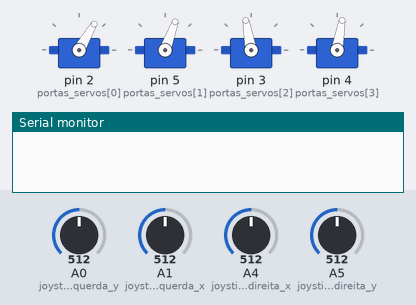
A sketch run on a simulated Arduino Uno, built with avr-gcc and run on an emulated ATmega328P. On the bench: 4 × servo, the last lines printed to the serial monitor. The test bench sets the inputs (shaded band); at power-on: A1 (joystick_pin_esquerda_x) = 512, A5 (joystick_pin_direita_y) = 512, A0 (joystick_pin_esquerda_y) = 512, A4 (joystick_pin_direita_x) = 512.

Above: at 1.2 s.
1.3 s: A1 (joystick_pin_esquerda_x) set to 585
2.8 s: A1 (joystick_pin_esquerda_x) set to 617
At 3.25 s:
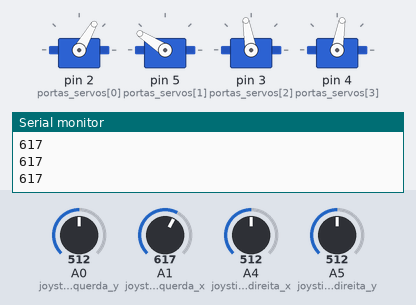
At 4.6 s:
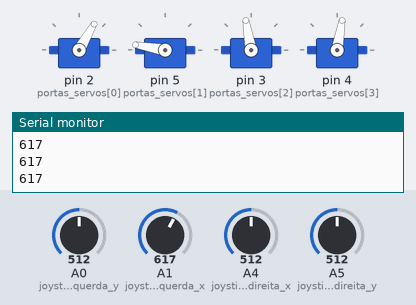
4.9 s: A5 (joystick_pin_direita_y) set to 589
6.4 s: A5 (joystick_pin_direita_y) set to 608
At 8.0 s:
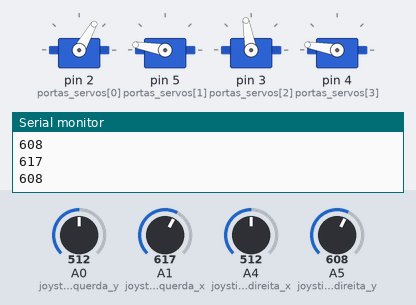
8.8 s: A0 (joystick_pin_esquerda_y) set to 583
10.3 s: A0 (joystick_pin_esquerda_y) set to 612
At 11.6 s:
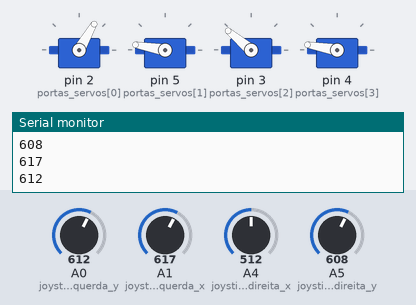
Timing chart, 0 to 13.3 s (numbered marks = the images above; inputs shaded):
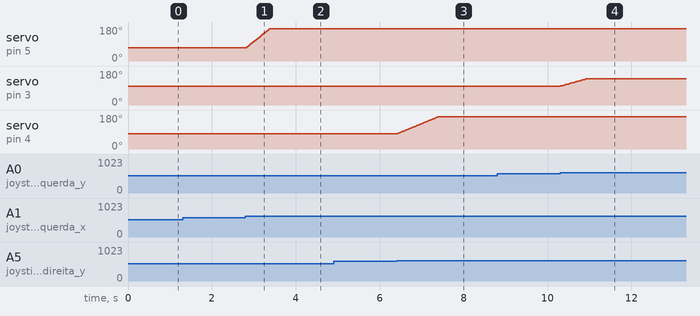

The sketch:

BracoRoboSemBt.ino
```cpp
/*
 * Nome do Programa: BracoRoboSemBt
 * Autor:
 *     - Vinícius Ilton Estácio
 * Revisado:
 *     - Vinícius Giroti
 */


//Código do braço (sem bluetooth):
#include <Arduino.h>
#include <Servo.h>


#define numeros_servo_motores 4 // Numero de servos motores na garra


// Joystick é um potênciometro, por isso é conectado aos pinos analógicos
#define joystick_pin_direita_x A4 // Pino analógico que o eixo horizontal do joystick a direita está
#define joystick_pin_direita_y A5 // Pino analógico que o eixo vertical do joystick a direita está
#define joystick_pin_esquerda_x A1 // Pino analógico que o eixo horizontal do joystick a esquerda está
#define joystick_pin_esquerda_y A0 // Pino analógico que o eixo vertical do joystick a esquerda está


enum servo_nums { //enumerações dos servos dos braços do braço robótico.
arm = 0,
claw,
ant_arm,
base,
}mapeamento_range_servos;


enum joystick_signals { //sinais dos joysticks ( Não utilizado no código )
x_direita = 0,
y_direita,
x_esquerda,
y_esquerda,
}joystick_signals;


//variaveis de mapeamento das portas dos componentes
int portas_joystick[numeros_servo_motores] = {joystick_pin_direita_x,joystick_pin_esquerda_x,joystick_pin_esquerda_y,joystick_pin_direita_y}; // Vetor que armazena sentidos do analógico.
int portas_servos[numeros_servo_motores] = {2,5,3,4}; // Vetor que guarda as portas dos servos.


//variaveis de mapeamentos dos ranges e valores inicias dos servo motores
int default_value_servo_map[numeros_servo_motores] = {60,70,100,80}; // Valores iniciais dos servos motores.
int max_range_servos[numeros_servo_motores] =       {100,170,140,170}; // Valores máximos dos servos motores.
int min_range_servos[numeros_servo_motores] =         {20,50,60,10}; // Valores minimos dos servos motores.


typedef struct servo_info{ //estrutura de configuração do servo motor
  boolean ligando = false; // Variável que diz se o arduino está ligando.
  Servo servo; // Criação do servo motor.
  int min_range, max_range, servo_num; // Ranges máximos e mínimos do servo e seu número de identificação.
  }servo_info;


servo_info servos_especs[4]; //declaração dos servo motores


int servos_positions_value[numeros_servo_motores] = {default_value_servo_map[arm],default_value_servo_map[claw],default_value_servo_map[ant_arm],default_value_servo_map[base]}; // Valores padrões de cada servo( arm, claw, ant_arm, base ).


void setup() {
Serial.begin(9600);


  servo_initialize();


}


void loop() {
  joystick_handler();
}


void servo_initialize(void){ //inicializador dos servos
  for(int i = 0; i<numeros_servo_motores; i++){
    servos_especs[i].servo.attach(portas_servos[i]); // Indexação das portas que estão sendo utilizadas para cada servo.
    servos_especs[i].min_range =  min_range_servos[i]; // Especificação do valor mínimo do servo.
    servos_especs[i].max_range =  max_range_servos[i]; // Especificação do valor máximo do servo.
    servos_especs[i].servo_num = i; // Número de identificação do servo.
    servo_write(&servos_especs[i],default_value_servo_map[i]); // Chamada da função que controla o servo, nesse caso, inicializamos com o valor default de cada servo.
  }
  }


void servo_write(servo_info *servo_motor, int value){ //função que controle os servo motores
  if(value>=servo_motor->min_range&&value<=servo_motor->max_range){ // Atendida se o valor passado está entre o mínimo e o máximo do servo.
    servo_motor->servo.write(value); // Passa o ângulo para o servo.
  }
}


void joystick_handler(void){  //função que captura os valores dos controles
  int auxiliar_valor = 0;
  for(int contador = 0; contador < numeros_servo_motores; contador++){ // "Varredura" dos analógicos.
    auxiliar_valor = analogRead(portas_joystick[contador]); // Leitura dos dados do analógico.
    if(auxiliar_valor>600||auxiliar_valor<400){ // Range de ação do analógico( Se estiver no centro, não faz nada ).
      robot_handler(contador,auxiliar_valor); // Chamada da função que controla o braço.
    }
  }
}


void robot_handler(int servo, int valor){ //função que controla os servo motores
  Serial.println(valor); // Mostra o valor que os analógicos estão
  if(valor>550){
    if(servos_positions_value[servo]<max_range_servos[servo]){ // Se o valor da leitura do analógico é maior que 550 e a posição( ângulo ) do servo controlado por esse eixo do analógico é menor que a máxima dele, a condição é aceita.
    // delay(valor*-0.211+221);
      servos_positions_value[servo]++; // Atualização da posição no vetor.
      }
    }
  if(valor<450){
     if(servos_positions_value[servo]>min_range_servos[servo]){ // Se o valor da leitura do analógico é menor que 450 e a posição( ângulo ) do servo controlado por esse eixo do analógico é maior que a mínima dele, a condição é aceita.
     // delay(valor*0.211+5);
      servos_positions_value[servo]--; // Atualização da posição no vetor.
      }
    }
   delay(5);
   servo_write(&servos_especs[servo],servos_positions_value[servo]);  // Passa o novo valor da posição vetor para atualizar no servo.
  }
```

Measured:
- the behaviour switches between 600 and 601 on A1 (joystick_pin_esquerda_x) (found by bisection; images 0 and 1)
- the behaviour switches between 600 and 601 on A5 (joystick_pin_direita_y) (found by bisection; images 2 and 3)
- the behaviour switches between 600 and 601 on A0 (joystick_pin_esquerda_y) (found by bisection; images 3 and 4)
- after the input at 1.3 s, every drawn part: stays the same
- after the input at 2.8 s, servo on pin 5 (portas_servos[1]): moves from 70° to 170° over 0.56 s, starting at once
- after the input at 6.4 s, servo on pin 4 (portas_servos[3]): moves from 80° to 170° over 0.97 s, starting at once
- after the input at 10.3 s, servo on pin 3 (portas_servos[2]): moves from 100° to 140° over 0.63 s, starting at once
